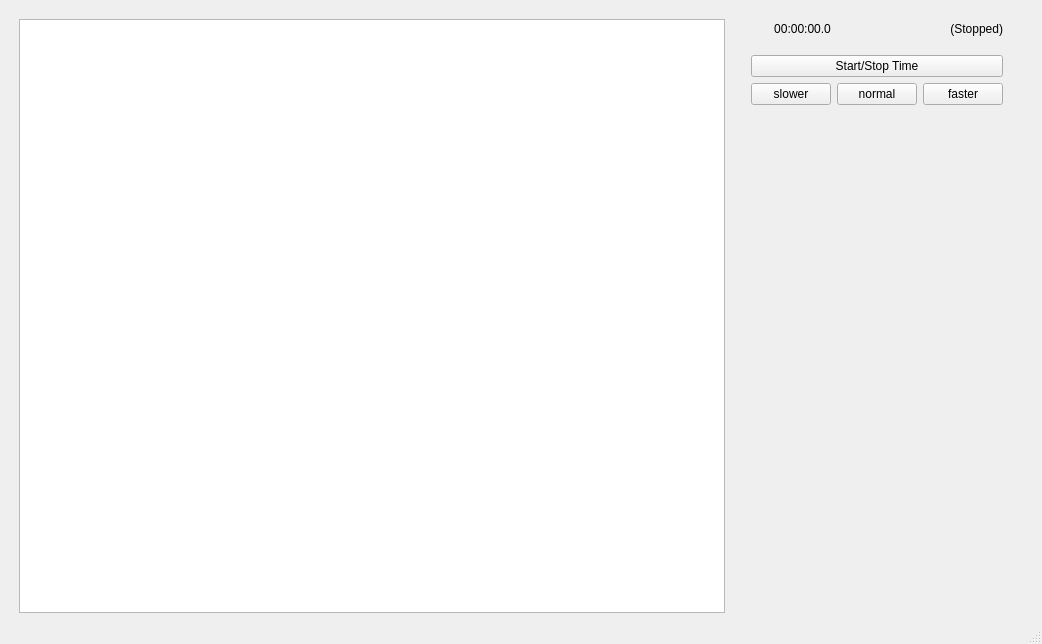
<?xml version="1.0" encoding="UTF-8"?>
<ui version="4.0">
 <class>MainWindow</class>
 <widget class="QMainWindow" name="MainWindow">
  <property name="geometry">
   <rect>
    <x>0</x>
    <y>0</y>
    <width>1042</width>
    <height>644</height>
   </rect>
  </property>
  <property name="minimumSize">
   <size>
    <width>800</width>
    <height>600</height>
   </size>
  </property>
  <property name="windowTitle">
   <string>MainWindow</string>
  </property>
  <widget class="QWidget" name="centralwidget">
   <layout class="QGridLayout" name="gridLayout">
    <item row="1" column="0">
     <layout class="QHBoxLayout" name="horizontalLayout_2">
      <property name="leftMargin">
       <number>10</number>
      </property>
      <property name="topMargin">
       <number>10</number>
      </property>
      <property name="rightMargin">
       <number>10</number>
      </property>
      <item>
       <widget class="QGraphicsView" name="graphicsView"/>
      </item>
      <item>
       <layout class="QVBoxLayout" name="verticalLayout">
        <property name="leftMargin">
         <number>20</number>
        </property>
        <property name="rightMargin">
         <number>20</number>
        </property>
        <item>
         <layout class="QHBoxLayout" name="horizontalLayout_3">
          <item>
           <widget class="QLabel" name="timeLbl">
            <property name="enabled">
             <bool>true</bool>
            </property>
            <property name="sizePolicy">
             <sizepolicy hsizetype="Minimum" vsizetype="Fixed">
              <horstretch>0</horstretch>
              <verstretch>0</verstretch>
             </sizepolicy>
            </property>
            <property name="frameShape">
             <enum>QFrame::NoFrame</enum>
            </property>
            <property name="text">
             <string>00:00:00.0</string>
            </property>
            <property name="alignment">
             <set>Qt::AlignCenter</set>
            </property>
           </widget>
          </item>
          <item>
           <spacer name="horizontalSpacer">
            <property name="orientation">
             <enum>Qt::Horizontal</enum>
            </property>
            <property name="sizeType">
             <enum>QSizePolicy::Preferred</enum>
            </property>
            <property name="sizeHint" stdset="0">
             <size>
              <width>40</width>
              <height>20</height>
             </size>
            </property>
           </spacer>
          </item>
          <item>
           <widget class="QLabel" name="statusLbl">
            <property name="text">
             <string>(Stopped)</string>
            </property>
            <property name="alignment">
             <set>Qt::AlignRight|Qt::AlignTrailing|Qt::AlignVCenter</set>
            </property>
           </widget>
          </item>
         </layout>
        </item>
        <item>
         <spacer name="verticalSpacer_2">
          <property name="orientation">
           <enum>Qt::Vertical</enum>
          </property>
          <property name="sizeType">
           <enum>QSizePolicy::Fixed</enum>
          </property>
          <property name="sizeHint" stdset="0">
           <size>
            <width>20</width>
            <height>10</height>
           </size>
          </property>
         </spacer>
        </item>
        <item>
         <widget class="QPushButton" name="toggleTimeBtn">
          <property name="text">
           <string>Start/Stop Time</string>
          </property>
         </widget>
        </item>
        <item>
         <layout class="QHBoxLayout" name="horizontalLayout">
          <item>
           <layout class="QVBoxLayout" name="verticalLayout_2">
            <item>
             <layout class="QHBoxLayout" name="horizontalLayout_4">
              <item>
               <widget class="QPushButton" name="slowerBtn">
                <property name="text">
                 <string>slower</string>
                </property>
               </widget>
              </item>
              <item>
               <widget class="QPushButton" name="normalBtn">
                <property name="sizePolicy">
                 <sizepolicy hsizetype="Minimum" vsizetype="Fixed">
                  <horstretch>0</horstretch>
                  <verstretch>0</verstretch>
                 </sizepolicy>
                </property>
                <property name="text">
                 <string>normal</string>
                </property>
               </widget>
              </item>
              <item>
               <widget class="QPushButton" name="fasterBtn">
                <property name="text">
                 <string>faster</string>
                </property>
               </widget>
              </item>
             </layout>
            </item>
           </layout>
          </item>
         </layout>
        </item>
        <item>
         <spacer name="verticalSpacer">
          <property name="orientation">
           <enum>Qt::Vertical</enum>
          </property>
          <property name="sizeHint" stdset="0">
           <size>
            <width>20</width>
            <height>40</height>
           </size>
          </property>
         </spacer>
        </item>
       </layout>
      </item>
     </layout>
    </item>
   </layout>
  </widget>
  <widget class="QMenuBar" name="menubar">
   <property name="geometry">
    <rect>
     <x>0</x>
     <y>0</y>
     <width>1042</width>
     <height>22</height>
    </rect>
   </property>
  </widget>
  <widget class="QStatusBar" name="statusbar"/>
 </widget>
 <resources/>
 <connections/>
</ui>
